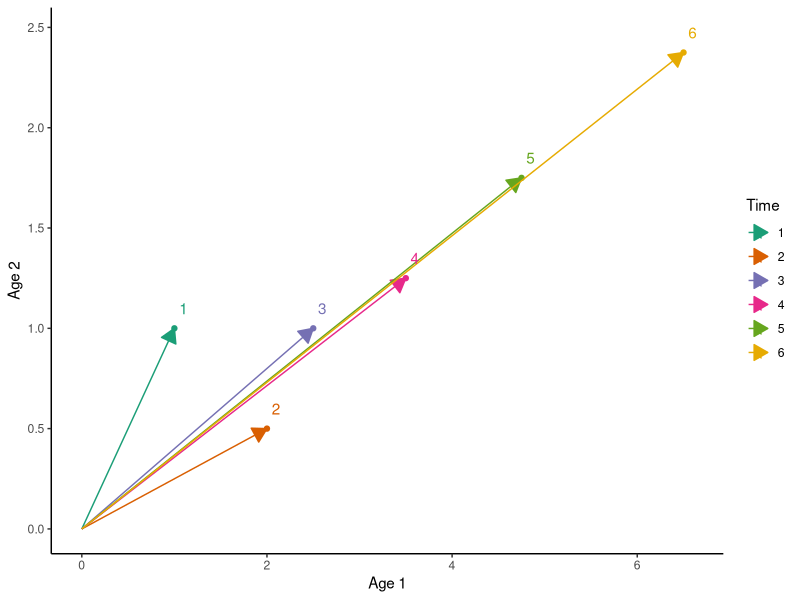
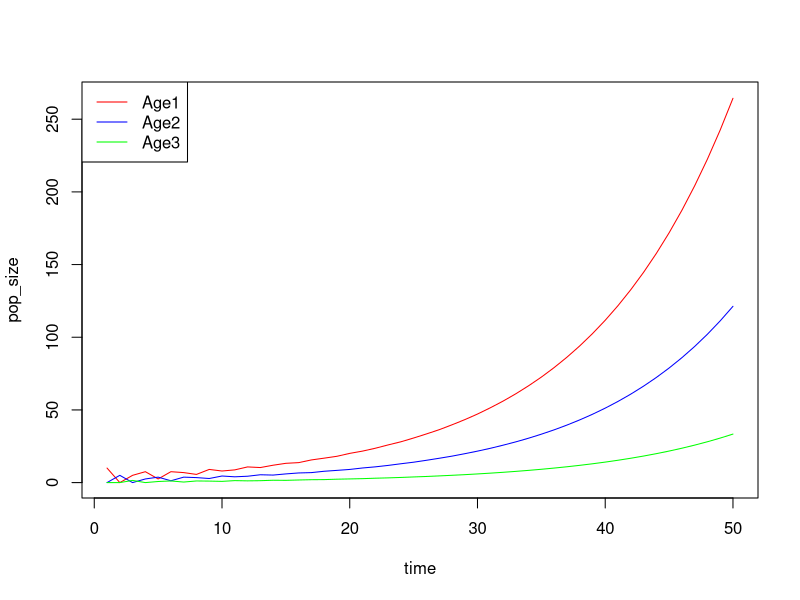
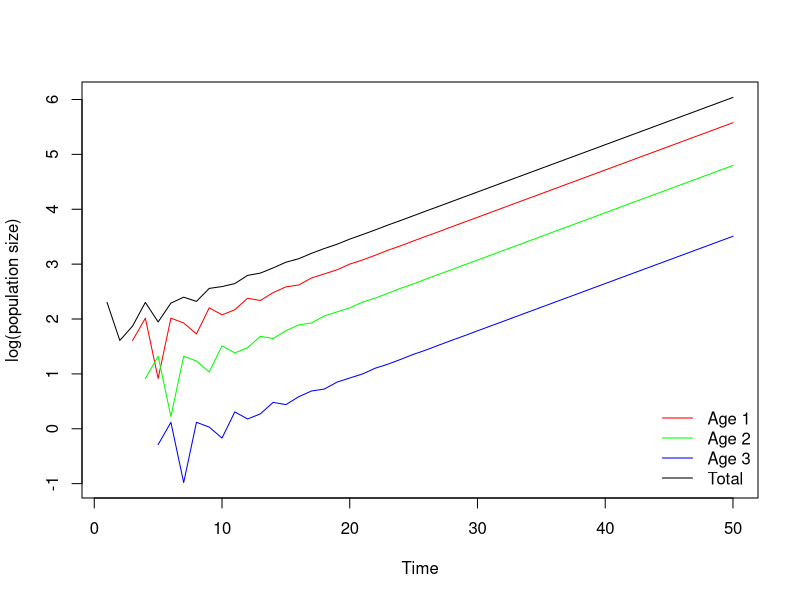

Recreate these plots in R, in order.
## ---- chunk 1
library(ggplot2)
Time = 6
A = matrix(c(1, 1, 0.5, 0), 2, 2, byrow=T)
N = matrix(0, Time, 2)
N[1, ] = c(1, 1)
for(i in 2:Time){
  N[i, ] = A %*% N[i-1, ]
}
Data = as.data.frame(N)
Data$Time = rep(1:Time)
Data$V1.start = 0
Data$V2.start = 0

ggplot(Data, aes(x=V1, y=V2, col=as.factor(Time))) + 
  geom_point() + 
  geom_segment(aes(x=V1.start, y=V2.start, xend=V1, yend=V2), 
               arrow=arrow(type="closed", length=unit(0.4,"cm"))) + 
  geom_text(aes(x=V1+0.1, y=V2+0.1, label=Time)) + 
  scale_color_brewer("Time", type="qual", palette=2) + 
  labs(x="Age 1", y="Age 2") +  
  theme_classic()

## ---- chunk 2
### Leslie matrix and initial age classes
leslie <- matrix(data = c(0, 1, 5,
                          0.5, 0, 0,
                          0, 0.3, 0),
                      nrow = 3,
                      ncol = 3,
                      byrow = T)

N0 <- c(10, 0, 0)

### for loop and matrix algebra
time <- 50
pop_size <- data.frame(Age1 = rep(0, time),
                       Age2 = rep(0, time),
                       Age3 = rep(0, time))
pop_size[1, ] <- N0

for (i in 2:time) {
  # Matrix multiplication
  pop_size[i, ] <- leslie %*% t(pop_size[i-1, ])
}

# Total abundance
pop_size$N <- rowSums(pop_size)

head(pop_size)

plot(c(1,time), c(0,265), type = "n", xlab = "time", ylab = "pop_size")
lines(1:time , pop_size$Age1, col = "red")
lines(1:time , pop_size$Age2, col = "blue")
lines(1:time , pop_size$Age3, col = "green")
legend("topleft",
       legend = c("Age1", "Age2", "Age3"),
       col = c("red", "blue", "green"),
       lty = 1)
## ---- chunk 3
matplot(x = 1:time, y = log(pop_size[, 1:4]), type = "l", lty = 1,
        col = c("red", "green", "blue", "black"),
        xlab = "Time", ylab = "log(population size)")
legend("bottomright", c("Age 1", "Age 2", "Age 3", "Total"), bty = "n",
       lty = 1 , col = c("red", "green", "blue", "black"))
## ---- chunk 4
### Asymptotic growth rate and stable age distribution

asymptotic_growth <- pop_size$N[time]/pop_size$N[time-1]
asymptotic_growth

age_distribution <- pop_size[time, 1:3]/sum(pop_size[time, 1:3])
age_distribution

### Eigen-analysis of the Leslie matrix
EIGEN <- eigen(leslie)
EIGEN
abs(EIGEN$values[1]) # dominant eigenvalue
as.numeric(EIGEN$vectors[, 1] / sum(EIGEN$vectors[, 1])) # corresponding eigenvector
## ---- chunk 5
### Leslie matrix for Teasel
Teasel <- matrix(data = c(0,      0,      0,      0,      0,      322.38,
                          0.966,  0,      0,      0,      0,      0,
                          0.013,  0.010,  0.125,  0,      0,      3.448,
                          0.007,  0,      0.125,  0.238,  0,      30.17,
                          0.008,  0,      0,      0.245,  0.167,  0.862,
                          0,      0,      0,      0.023,  0.75,   0),
                 nrow = 6,
                 ncol = 6,
                 byrow = T)
### Use eigen() function
EIGEN <- eigen(Teasel)
### Dominant eigenvalue
abs(EIGEN$values[1])
### corresponding eigenvector
round(as.numeric(EIGEN$vectors[, 1] / sum(EIGEN$vectors[, 1])), 3)
